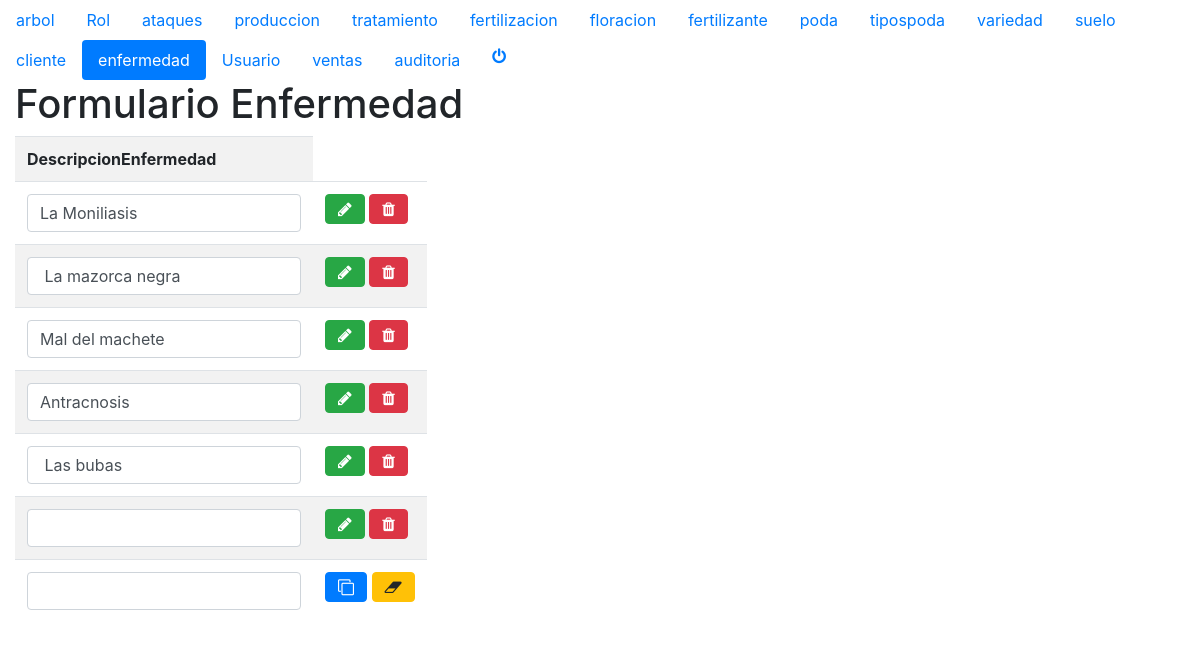
The page /formularioEnfermedad.php (signed in) on the database its author committed.
### tables this page shows
CREATE TABLE IF NOT EXISTS `enfermedad` (
  `IdEnfermedad` tinyint(4) NOT NULL,
  `DescripcionEnfermedad` varchar(50) NOT NULL
);

### Enfermedad.php (called while the page is built, shortened)
<?php
class Enfermedad{
    private $_conexion;
    private $_paginacion =10;
    function __construct($conexion, $IdEnfermedad, $DescripcionEnfermedad){
        $this->_conexion = $conexion;
    }
function listar ($pagina){
    if ($pagina<=0){
        $listado = mysqli_query($this->_conexion,"SELECT * FROM Enfermedad ORDER BY IdEnfermedad") or die (mysqli_error ($this->_conexion));
    }else{
        $paginacionMax = $pagina * $this->_paginacion;
        $paginacionMin = $paginacionMax - $this->_paginacion;
        $listado = mysqli_query($this->_conexion,"SELECT * FROM Enfermedad  ORDER BY IdEnfermedad LIMIT $paginacionMin, $paginacionMax") or die (mysqli_error($this->_conexion));
    }
    return $listado;
}
}
?>

### formularioEnfermedad.php (the view, shortened to what this page needs)
<?php
if (isset($_SESSION['id'])){
?>
<!DOCTYPE thml>
<html>
  <head>
       <link rel="stylesheet" href="css/bootstrap.min.css">
      <link rel="stylesheet" href="css/font-awesome.css">
    </head>
    <body>
<header>
    <?php
          include_once("menu.php");
        ?>
        </header>
         <div class="container-fluid">
        <h1>Formulario Enfermedad </h1>
       <table class="table table-striped table-responsive">
            <tbody>
                <tr>
                    <th scope="col">DescripcionEnfermedad</th>
                </tr>
   <?php
       $objetoConexion = new Conexion ();
       $conexion = $objetoConexion->conectar();
        include_once("../modelo/Enfermedad.php");
        $objetoEnfermedad = new Enfermedad($conexion,0,'IdEnfermedad','DescripcionEnfermedad');
        $listaEnfermedad= $objetoEnfermedad->listar(0);
        while($unRegistro = mysqli_fetch_array($listaEnfermedad)){
                echo '<tr><form id="fModificarEnfermedad"'.$unRegistro["IdEnfermedad"].' action="../controlador/controladorEnfermedad.php"method="post">';
                echo '<td><input    type="hidden"  name="fIdEnfermedad"                    value="'.$unRegistro['IdEnfermedad'].'">';
                echo '<input        type="text"   class="form-control"  name="fDescripcionEnfermedad"           value="'.$unRegistro['DescripcionEnfermedad'].'"></td>';
                echo '<td><button type="submit" class="btn btn-success" name="fEnviar" value="Modificar"><i class="fa fa-pencil" aria-hidden="true"></i></button>
                      <button type="submit" class="btn btn-danger" name="fEnviar" value="Eliminar"><i class="fa fa-trash" aria-hidden="true"></i></button></td>';
                echo '</form></tr>';
                }
            ?>
            <tr><form id="fIngresarEnfermedad" action="../controlador/controladorEnfermedad.php" method="post">
                <td><input  type="hidden" class="form-control" name="fIdEnfermedad" value="0">
                    <input  type="text"   class="form-control" name="fDescripcionEnfermedad"></td>
                <td><button  type="submit" class="btn btn-primary" name= "fEnviar" value="Ingresar"><i class="fa fa-clone" aria-hidden="true"></i></button>
                <button type="reset"   class="btn btn-warning" name="fEnviar" value="limpiar"><i class="fa fa-eraser" aria-hidden="true"></i></button> </button></td>
                </form></tr>
            </tbody>
        </table>
        </div>
    </body>
</html>
<?php
}else{
    header("location:../index.html");
}

### rows shown on the page
enfermedad: fDescripcionEnfermedad "La Moniliasis"
enfermedad: fDescripcionEnfermedad "La mazorca negra"
enfermedad: fDescripcionEnfermedad "Mal del machete"
enfermedad: fDescripcionEnfermedad "Antracnosis"
enfermedad: fDescripcionEnfermedad "Las bubas"
